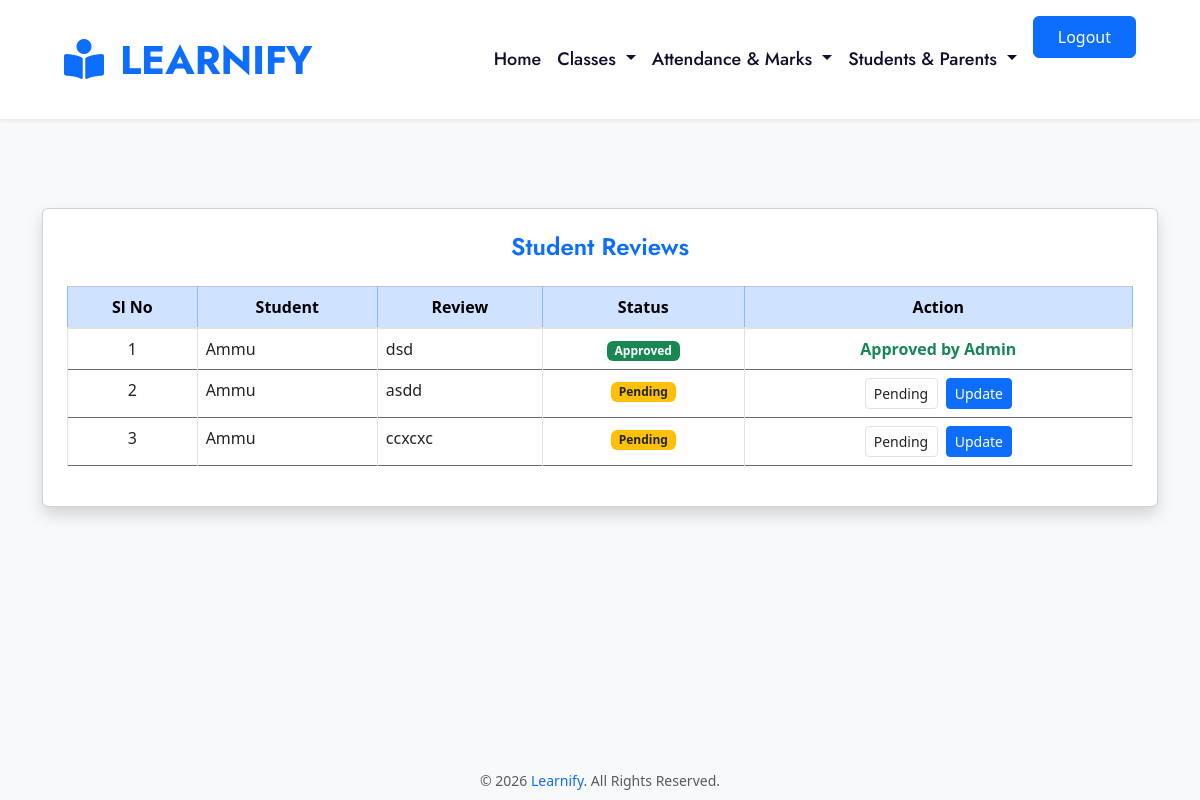
/teacher_view_reviews, run on the app's committed database.
### Common/models.py (models this page shows, shortened)
class ReviewRemark(models.Model):
    created_by = models.ForeignKey(User, on_delete=models.CASCADE)
    student = models.ForeignKey('Student.Student_Reg', on_delete=models.CASCADE)
    review = models.TextField(blank=True, null=True)
    remark = models.TextField(blank=True, null=True)
    review_status = models.CharField(max_length=20, default='pending')
    remark_status = models.CharField(max_length=20, default='pending')
    created_at = models.DateTimeField(auto_now_add=True)

### Student/models.py (models this page shows, shortened)
class Student_Reg(models.Model):
    user = models.OneToOneField(User, on_delete=models.CASCADE)
    parent = models.ForeignKey(Parent_Reg, on_delete=models.CASCADE)
    class_level = models.CharField(max_length=20)
    admission_date = models.DateField(auto_now_add=True)
    gender=models.CharField(max_length=100,default='null')
    subjects = models.ManyToManyField(Subject)
    status=models.CharField(max_length=100,default='pending')

### Teacher/views.py (the view)
# urls.py: path('teacher_view_reviews',views.teacher_view_reviews,name='teacher_view_reviews'),
def teacher_view_reviews(request):
    reviews = ReviewRemark.objects.filter(
        review__isnull=False
    ).select_related('student', 'created_by')\
     .order_by('-created_at')
    return render(request, 'teacher/view_reviews.html', {
        'reviews': reviews
    })

### template/teacher/view_reviews.html (shortened to what this page needs)
{% extends 'teacher/page.html' %}
{% block content %}
<div class="container py-5">
    <div class="card shadow p-4">
        <h4 class="text-center text-primary mb-4">
            Student Reviews
        </h4>
        {% if reviews %}
        <div class="table-responsive">
            <table class="table table-bordered table-hover align-middle text-center">
                <thead class="table-primary">
                    <tr>
                        <th>Sl No</th>
                        <th>Student</th>
                        <th>Review</th>
                        <th>Status</th>
                        <th>Action</th>
                    </tr>
                </thead>
                <tbody>
                    {% for r in reviews %}
                    <tr>
                        <td>{{ forloop.counter }}</td>
                        <td class="text-start">
                            {{ r.student.user.first_name }}
                        </td>
                        <td class="text-start">
                            {{ r.review }}
                        </td>
                        <td>
                            {% if r.review_status == 'approved' %}
                                <span class="badge bg-success">Approved</span>
                            {% elif r.review_status == 'rejected' %}
                                <span class="badge bg-danger">Rejected</span>
                            {% else %}
                                <span class="badge bg-warning text-dark">Pending</span>
                            {% endif %}
                        </td>
                        <td>
                            {% if r.review_status == 'approved' %}
                                <span class="text-success fw-bold">
                                    Approved by Admin
                                </span>
                            {% else %}
                                <form method="post"
                                      action="{% url 'teacher_review_status' r.id %}"
                                      class="d-flex justify-content-center gap-2">
                                    <select name="review_status"
                                            class="form-control form-control-sm w-auto">
                                        <option value="pending"
                                        {% if r.review_status == 'pending' %}selected{% endif %}>
                                            Pending
                                        </option>
                                    </select>
                                    <button type="submit"
                                            class="btn btn-sm btn-primary">
                                        Update
                                    </button>
                                </form>
                            {% endif %}
                        </td>
                    </tr>
                    {% endfor %}
                </tbody>
            </table>
        </div>
        {% else %}
            <div class="text-center text-muted">
                No reviews found.
            </div>
        {% endif %}
    </div>
</div>
{% endblock %}

### data on the page
ReviewRemark: student.user.first_name "Ammu", review "dsd", review_status "Approved"
ReviewRemark: student.user.first_name "Ammu", review "asdd", shows "Pending", review_status "Pending"
ReviewRemark: student.user.first_name "Ammu", review "ccxcxc", shows "Pending", review_status "Pending"
